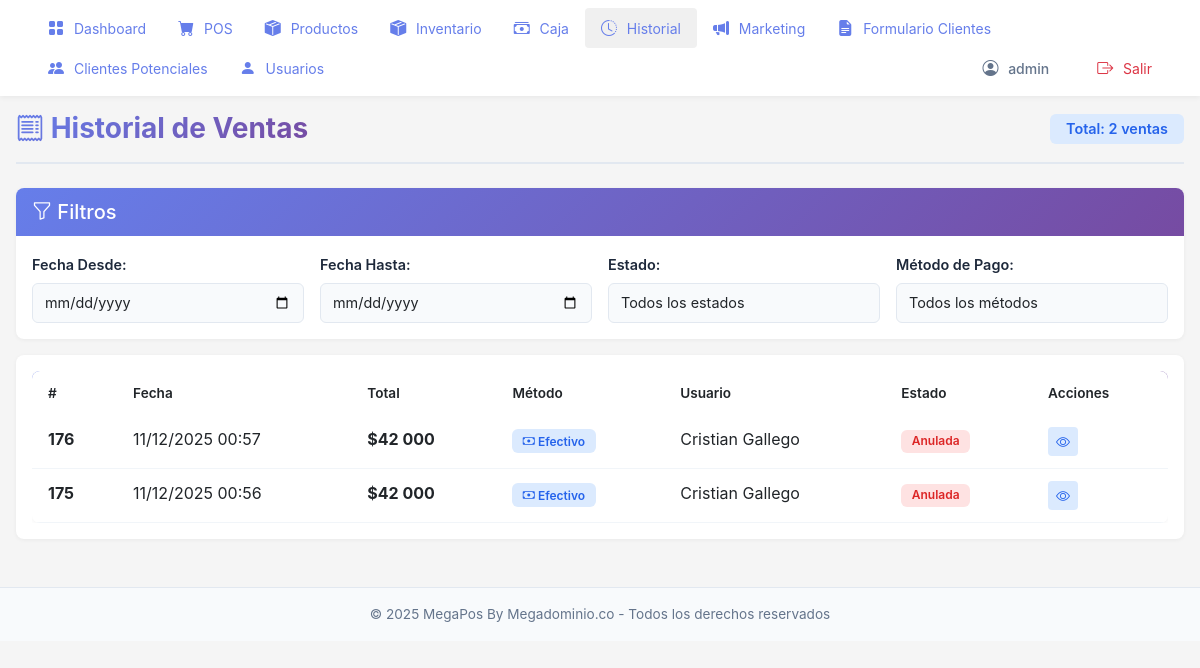
The page /ventas/ (signed in) on the database its author committed.
### pos/models.py (models this page shows, shortened)
class Venta(models.Model):
    METODOS_PAGO = [
        ('efectivo', 'Efectivo'),
        ('tarjeta', 'Tarjeta'),
        ('transferencia', 'Transferencia'),
    ]
    fecha = models.DateTimeField(
        default=timezone.now,
        verbose_name='Fecha',
        db_index=True
    )
    total = models.IntegerField(
        default=0,
        verbose_name='Total'
    )
    completada = models.BooleanField(
        default=False,
        verbose_name='Completada',
        db_index=True
    )
    metodo_pago = models.CharField(
        max_length=20,
        choices=METODOS_PAGO,
        default='efectivo',
        verbose_name='Método de Pago'
    )
    monto_recibido = models.IntegerField(
        null=True,
        blank=True,
        default=0,
        verbose_name='Monto Recibido'
    )
    email_cliente = models.EmailField(
        null=True,
        blank=True,
        verbose_name='Email del Cliente',
        help_text='Email del cliente para envío de recibo'
    )
    usuario = models.ForeignKey(
        User,
        on_delete=models.PROTECT,
        related_name='ventas',
        null=True,
        blank=True,
        verbose_name='Usuario'
    )
    caja = models.ForeignKey(
        Caja,
        on_delete=models.PROTECT,
        related_name='ventas',
        null=True,
        blank=True,
        verbose_name='Caja'
    )
    vendedor = models.ForeignKey(
        User,
        on_delete=models.PROTECT,
        related_name='ventas_vendidas',
        null=True,
        blank=True,
        verbose_name='Vendedor',
        help_text='Vendedor asociado a la venta'
    )
    registradora_id = models.IntegerField(
        null=True,
        blank=True,
        verbose_name='Registradora',
        help_text='ID de la registradora (1, 2 o 3) desde donde se realizó la venta',
        db_index=True
    )
    anulada = models.BooleanField(
        default=False,
        verbose_name='Anulada',
        db_index=True
    )
    fecha_anulacion = models.DateTimeField(
        null=True,
        blank=True,
        verbose_name='Fecha de Anulación'
    )
    motivo_anulacion = models.TextField(
        null=True,
        blank=True,
        verbose_name='Motivo de Anulación'
    )
    usuario_anulacion = models.ForeignKey(
        User,
        on_delete=models.SET_NULL,
        related_name='ventas_anuladas',
        null=True,
        blank=True,
        verbose_name='Usuario que Anuló'
    )
    editada = models.BooleanField(
        default=False,
        verbose_name='Editada',
        db_index=True
    )
    fecha_ultima_edicion = models.DateTimeField(
        null=True,
        blank=True,
        verbose_name='Fecha de Última Edición'
    )
    motivo_edicion = models.TextField(
        null=True,
        blank=True,
        verbose_name='Motivo de Edición'
    )
    usuario_ultima_edicion = models.ForeignKey(
        User,
        on_delete=models.SET_NULL,
        related_name='ventas_editadas',
        null=True,
        blank=True,
        verbose_name='Usuario que Editó'
    )
    monto_devolucion = models.IntegerField(
        null=True,
        blank=True,
        default=0,
        verbose_name='Monto Devolución',
        help_text='Monto devuelto al cliente cuando se editó la venta'
    )
    monto_pago_adicional = models.IntegerField(
        null=True,
        blank=True,
        default=0,
        verbose_name='Monto Pago Adicional',
        help_text='Monto adicional pagado por el cliente cuando se editó la venta'
    )
    class Meta:
        verbose_name = 'Venta'
        verbose_name_plural = 'Ventas'
        ordering = ['-fecha']
        indexes = [
            models.Index(fields=['-fecha', 'completada']),
            models.Index(fields=['caja', 'fecha']),
            models.Index(fields=['usuario', 'fecha']),
        ]

### pos/views.py (the view)
# urls.py: path('ventas/', views.lista_ventas_view, name='lista_ventas'),
@login_required
def lista_ventas_view(request):
    ventas = Venta.objects.filter(completada=True).order_by('-fecha')
    context = {
        'ventas': ventas,
    }
    return render(request, 'pos/lista_ventas.html', context)

### pos/context_processors.py (called while the page is built)
def sistema_info(request):
    return {
        'SISTEMA_NOMBRE': 'MegaPos By Megadominio.co',
        'SISTEMA_VERSION': '1.0',
        'DEBUG': settings.DEBUG,
    }

### pos/templates/pos/lista_ventas.html (shortened to what this page needs)
{% extends 'pos/base.html' %}
{% load humanize %}
{% block content %}
<div class="page-container">
    <div class="page-header">
        <h1><i class="bi bi-receipt"></i> Historial de Ventas</h1>
        <div>
            <span class="badge badge-modern badge-info-modern" style="font-size: 0.9rem; padding: 0.5rem 1rem;">Total: {{ ventas|length|intcomma }} ventas</span>
        </div>
    </div>
    <div class="card-modern">
        <div class="card-header">
            <h5 class="mb-0"><i class="bi bi-funnel"></i> Filtros</h5>
        </div>
        <div class="card-body">
        <div class="row g-3">
            <div class="col-md-3">
                <label class="form-label-modern">Fecha Desde:</label>
                <input type="date" class="form-control form-control-modern" id="fechaDesde">
            </div>
            <div class="col-md-3">
                <label class="form-label-modern">Fecha Hasta:</label>
                <input type="date" class="form-control form-control-modern" id="fechaHasta">
            </div>
            <div class="col-md-3">
                <label class="form-label-modern">Estado:</label>
                <select class="form-select form-control-modern" id="filtroEstado">
                    <option value="">Todos los estados</option>
                </select>
            </div>
            <div class="col-md-3">
                <label class="form-label-modern">Método de Pago:</label>
                <select class="form-select form-control-modern" id="filtroMetodo">
                    <option value="">Todos los métodos</option>
                </select>
            </div>
        </div>
    </div>
</div>
    <div class="card-modern mt-3">
        <div class="card-body">
            <div class="table-responsive">
                <table class="table-modern table">
                    <thead>
                    <tr>
                        <th>#</th>
                        <th>Fecha</th>
                        <th>Total</th>
                        <th>Método</th>
                        <th>Usuario</th>
                        <th>Estado</th>
                        <th>Acciones</th>
                    </tr>
                </thead>
                <tbody>
                    {% for venta in ventas %}
                    <tr>
                        <td><strong>{{ venta.id }}</strong></td>
                        <td>{{ venta.fecha|date:"d/m/Y H:i" }}</td>
                        <td><strong>${{ venta.total|intcomma }}</strong></td>
                        <td>
                            <span class="badge badge-modern badge-info-modern">
                                <i class="bi bi-{% if venta.metodo_pago == 'efectivo' %}cash{% elif venta.metodo_pago == 'tarjeta' %}credit-card{% else %}arrow-left-right{% endif %}"></i>
                                {{ venta.get_metodo_pago_display }}
                            </span>
                        </td>
                        <td>
                            {% if venta.usuario %}
                                {{ venta.usuario.get_full_name|default:venta.usuario.username }}
                            {% else %}
                                Sistema
                            {% endif %}
                        </td>
                        <td>
                            {% if venta.anulada %}
                            <span class="badge badge-modern badge-danger-modern">Anulada</span>
                            {% elif venta.completada %}
                            <span class="badge badge-modern badge-success-modern">Completada</span>
                            {% else %}
                            <span class="badge badge-modern badge-warning-modern">Pendiente</span>
                            {% endif %}
                        </td>
                        <td>
                            <div class="btn-group btn-group-sm" role="group">
                                <a href="{% url 'pos:detalle_venta' venta.id %}" class="btn btn-sm" style="background: #dbeafe; color: #2563eb; border: none;" title="Ver detalle">
                                    <i class="bi bi-eye"></i>
                                </a>
                            </div>
                        </td>
                    </tr>
                    {% empty %}
                    <tr>
                        <td colspan="7" class="text-center text-muted">No hay ventas registradas</td>
                    </tr>
                    {% endfor %}
                </tbody>
            </table>
        </div>
        </div>
    </div>
</div>
{% endblock %}

### pos/templates/pos/base.html (shortened to what this page needs)
<!DOCTYPE html>
<html lang="es">
<head>
    <link href="https://cdn.jsdelivr.net/npm/bootstrap@5.3.0/dist/css/bootstrap.min.css" rel="stylesheet">
    <link rel="stylesheet" href="https://cdn.jsdelivr.net/npm/bootstrap-icons@1.11.0/font/bootstrap-icons.css">
</head>
<body>
    {% load humanize %}
    {% if user.is_authenticated %}
    <nav class="top-nav">
        <ul class="nav-menu">
            <li class="nav-item">
                <a href="{% url 'pos:home' %}" class="nav-link-custom {% if request.path == '/' %}active{% endif %}">
                    <i class="bi bi-grid-fill"></i> Dashboard
                </a>
            </li>
            <li class="nav-item">
                <a href="{% url 'pos:vender' %}" class="nav-link-custom {% if 'vender' in request.path %}active{% endif %}">
                    <i class="bi bi-cart-fill"></i> POS
                </a>
            </li>
            <li class="nav-item">
                <a href="{% url 'pos:productos' %}" class="nav-link-custom {% if 'productos' in request.path %}active{% endif %}">
                    <i class="bi bi-box-seam-fill"></i> Productos
                </a>
            </li>
            <li class="nav-item">
                <a href="{% url 'pos:inventario' %}" class="nav-link-custom {% if 'inventario' in request.path or 'ingreso-mercancia' in request.path or 'salida-mercancia' in request.path %}active{% endif %}">
                    <i class="bi bi-box-seam-fill"></i> Inventario
                </a>
            </li>
            <li class="nav-item">
                <a href="{% url 'pos:caja' %}" class="nav-link-custom {% if 'caja' in request.path and 'caja-gastos' not in request.path %}active{% endif %}">
                    <i class="bi bi-cash-stack"></i> Caja
                </a>
            </li>
            <li class="nav-item">
                <a href="{% url 'pos:lista_ventas' %}" class="nav-link-custom {% if 'ventas' in request.path or 'historial' in request.path %}active{% endif %}">
                    <i class="bi bi-clock-history"></i> Historial
                </a>
            </li>
            <li class="nav-item">
                <a href="{% url 'pos:marketing' %}" class="nav-link-custom {% if 'marketing' in request.path %}active{% endif %}">
                    <i class="bi bi-megaphone-fill"></i> Marketing
                </a>
            </li>
            <li class="nav-item">
                <a href="{% url 'pos:formulario_clientes' %}" class="nav-link-custom {% if 'formulario-clientes' in request.path %}active{% endif %}">
                    <i class="bi bi-file-earmark-text-fill"></i> Formulario Clientes
                </a>
            </li>
            <li class="nav-item">
                <a href="{% url 'pos:clientes_potenciales' %}" class="nav-link-custom {% if 'clientes-potenciales' in request.path %}active{% endif %}">
                    <i class="bi bi-people-fill"></i> Clientes Potenciales
                </a>
            </li>
            {% if user.is_staff %}
            <li class="nav-item">
                <a href="{% url 'pos:usuarios' %}" class="nav-link-custom {% if 'usuarios' in request.path %}active{% endif %}">
                    <i class="bi bi-person-fill"></i> Usuarios
                </a>
            </li>
            {% endif %}
            <li class="nav-item ms-auto" style="display: flex; align-items: center; gap: 1rem;">
                <span class="nav-link-custom" style="color: #64748b; font-weight: 500; cursor: default;">
                    <i class="bi bi-person-circle"></i> {{ user.get_full_name|default:user.username }}
                </span>
                <a href="#" class="nav-link-custom text-danger" id="logout-link">
                    <i class="bi bi-box-arrow-right"></i> Salir
                </a>
            </li>
        </ul>
    </nav>
    <div class="main-container">
        {% block content %}{% endblock %}
    </div>
    {% else %}
    <div class="container">
        {% block full_content %}{% endblock %}
    </div>
    {% endif %}
    {% if user.is_authenticated %}
    <footer style="background: #f8fafc; border-top: 1px solid #e2e8f0; padding: 1rem; text-align: center; color: #64748b; font-size: 0.85rem; margin-top: 2rem;">
        <p style="margin: 0;">
            &copy; {% now "Y" %} MegaPos By Megadominio.co - Todos los derechos reservados
        </p>
    </footer>
    {% endif %}
</body>
</html>

### pos/templates/pos/base.html (style rules this page uses)
* { margin: 0; padding: 0; box-sizing: border-box; }
body { font-family: -apple-system, BlinkMacSystemFont, 'Segoe UI', Roboto, Oxygen, Ubuntu, sans-serif; background: #f5f5f5; color: #333; margin: 0; padding: 0; width: 100%; overflow-x: hidden; }
.top-nav { background: white; box-shadow: 0 2px 5px rgba(0,0,0,0.05); padding: 0.5rem 2rem; position: sticky; top: 0; z-index: 1000; }
.nav-menu { display: flex; list-style: none; margin: 0; padding: 0; flex-wrap: wrap; }
.nav-item { flex: 0 0 auto; }
.nav-link-custom { display: inline-block; padding: 0.5rem 1rem; color: #667eea; text-decoration: none; border-radius: 4px; transition: background 0.2s; white-space: nowrap; font-size: 14px; }
.nav-link-custom:hover, .nav-link-custom.active { background: #f0f0f0; }
.nav-link-custom i { margin-right: 6px; font-size: 16px; }
.main-container { padding: 0; margin: 0; width: 100%; box-sizing: border-box; }
.card-modern { background: white; border-radius: 8px; box-shadow: 0 1px 4px rgba(0,0,0,0.05); border: none; overflow: hidden; }
.card-modern .card-header { background: linear-gradient(135deg, #667eea 0%, #764ba2 100%); color: white; padding: 0.75rem 1rem; border: none; font-weight: 600; }
.card-modern .card-body { padding: 1rem; }
.form-control-modern { border: 1px solid #e2e8f0; border-radius: 6px; padding: 0.5rem 0.75rem; font-size: 0.9rem; transition: all 0.2s ease; background: #f8fafc; }
.table-modern { background: white; border-radius: 8px; overflow: hidden; box-shadow: 0 1px 4px rgba(0,0,0,0.05); }
.table-modern thead { background: linear-gradient(135deg, #667eea 0%, #764ba2 100%); color: white; }
.table-modern thead th { border: none; padding: 0.75rem 1rem; font-weight: 600; font-size: 0.85rem; }
.table-modern tbody tr { transition: all 0.2s ease; }
.table-modern tbody td { padding: 0.75rem 1rem; border-bottom: 1px solid #f1f5f9; }
.badge-modern { padding: 0.35rem 0.65rem; border-radius: 6px; font-weight: 600; font-size: 0.75rem; }
.badge-danger-modern { background: #fee2e2; color: #dc2626; }
.badge-info-modern { background: #dbeafe; color: #2563eb; }
.page-container { padding: 1rem; max-width: 1400px; margin: 0 auto; }
.page-header { display: flex; justify-content: space-between; align-items: center; margin-bottom: 1.5rem; padding-bottom: 1rem; border-bottom: 2px solid #e2e8f0; }
.page-header h1 { font-size: 1.75rem; font-weight: 700; background: linear-gradient(135deg, #667eea 0%, #764ba2 100%); -webkit-background-clip: text; -webkit-text-fill-color: transparent; background-clip: text; margin: 0; }
.form-label-modern { font-weight: 600; color: #1e293b; font-size: 0.9rem; margin-bottom: 0.5rem; }
.form-control, .form-select { border: 1px solid #e2e8f0; border-radius: 6px; padding: 0.5rem 0.75rem; transition: all 0.2s ease; }
.card-header { background: linear-gradient(135deg, #667eea 0%, #764ba2 100%); color: white; border: none; font-weight: 600; padding: 0.75rem 1rem; }
.table { margin-bottom: 0; }
.table thead { background: linear-gradient(135deg, #667eea 0%, #764ba2 100%); color: white; }
.table thead th { border: none; font-weight: 600; }
.table tbody tr { transition: all 0.2s ease; }
.badge { padding: 0.35rem 0.65rem; border-radius: 6px; font-weight: 600; }

### rows shown on the page
Venta: id "176", fecha "11/12/2025 00:57", total "42 000", metodo_pago "Efectivo", usuario.get_full_name "Cristian Gallego", anulada "Anulada"
Venta: id "175", fecha "11/12/2025 00:56", total "42 000", metodo_pago "Efectivo", usuario.get_full_name "Cristian Gallego", anulada "Anulada"

### other values the page prints
{{ user.get_full_name|default:user.username }} "admin"
{{ ventas|length|intcomma }} "2"
